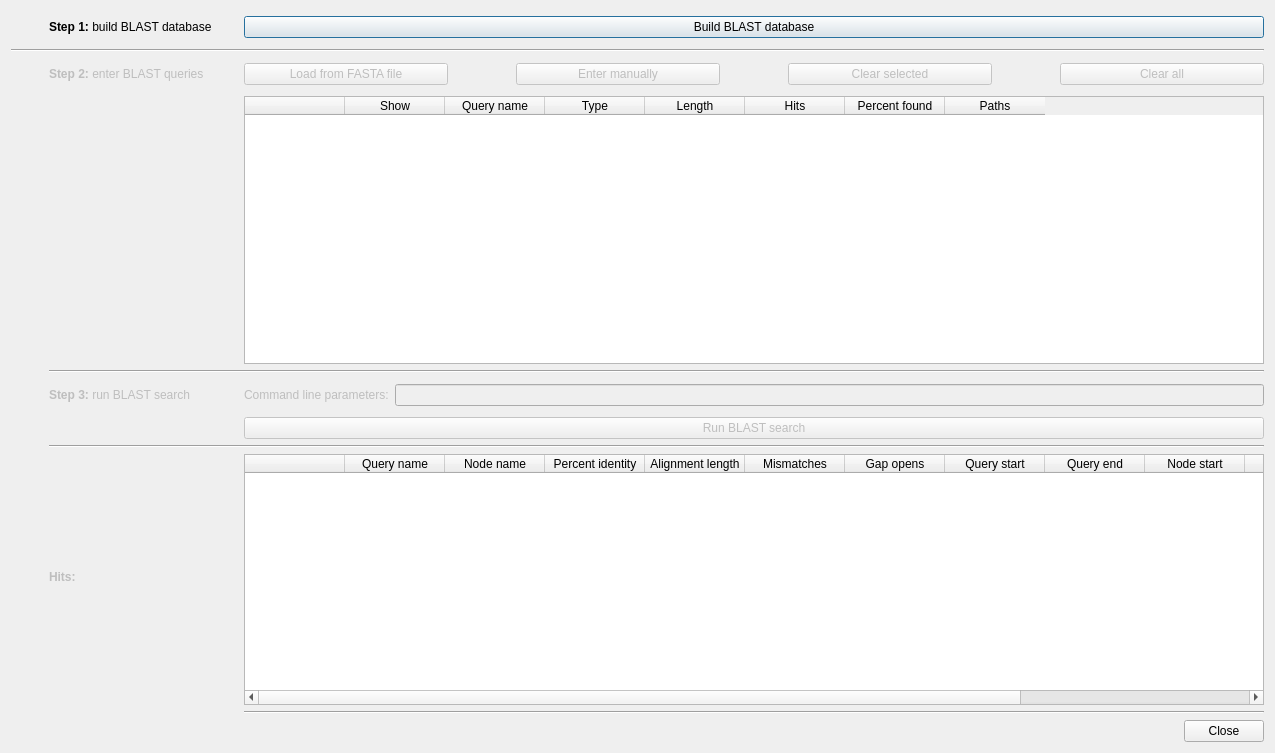
<?xml version="1.0" encoding="UTF-8"?>
<ui version="4.0">
 <class>BlastSearchDialog</class>
 <widget class="QDialog" name="BlastSearchDialog">
  <property name="geometry">
   <rect>
    <x>0</x>
    <y>0</y>
    <width>1275</width>
    <height>753</height>
   </rect>
  </property>
  <property name="windowTitle">
   <string>Load BLAST results</string>
  </property>
  <layout class="QGridLayout" name="gridLayout_2">
   <item row="0" column="3">
    <widget class="QWidget" name="widget_3" native="true">
     <layout class="QHBoxLayout" name="horizontalLayout">
      <property name="leftMargin">
       <number>0</number>
      </property>
      <property name="topMargin">
       <number>0</number>
      </property>
      <property name="rightMargin">
       <number>0</number>
      </property>
      <property name="bottomMargin">
       <number>0</number>
      </property>
      <item>
       <widget class="QPushButton" name="buildBlastDatabaseButton">
        <property name="sizePolicy">
         <sizepolicy hsizetype="Expanding" vsizetype="Fixed">
          <horstretch>0</horstretch>
          <verstretch>0</verstretch>
         </sizepolicy>
        </property>
        <property name="text">
         <string>Build BLAST database</string>
        </property>
       </widget>
      </item>
     </layout>
    </widget>
   </item>
   <item row="3" column="3">
    <widget class="QWidget" name="widget_6" native="true">
     <layout class="QHBoxLayout" name="horizontalLayout_4">
      <property name="leftMargin">
       <number>0</number>
      </property>
      <property name="topMargin">
       <number>0</number>
      </property>
      <property name="rightMargin">
       <number>0</number>
      </property>
      <property name="bottomMargin">
       <number>0</number>
      </property>
      <item>
       <widget class="QPushButton" name="loadQueriesFromFastaButton">
        <property name="enabled">
         <bool>false</bool>
        </property>
        <property name="sizePolicy">
         <sizepolicy hsizetype="Expanding" vsizetype="Fixed">
          <horstretch>0</horstretch>
          <verstretch>0</verstretch>
         </sizepolicy>
        </property>
        <property name="text">
         <string>Load from FASTA file</string>
        </property>
       </widget>
      </item>
      <item>
       <spacer name="horizontalSpacer_7">
        <property name="orientation">
         <enum>Qt::Horizontal</enum>
        </property>
        <property name="sizeType">
         <enum>QSizePolicy::Fixed</enum>
        </property>
        <property name="sizeHint" stdset="0">
         <size>
          <width>40</width>
          <height>20</height>
         </size>
        </property>
       </spacer>
      </item>
      <item>
       <widget class="InfoTextWidget" name="enterQueryManuallyInfoText" native="true">
        <property name="sizePolicy">
         <sizepolicy hsizetype="Fixed" vsizetype="Fixed">
          <horstretch>0</horstretch>
          <verstretch>0</verstretch>
         </sizepolicy>
        </property>
        <property name="minimumSize">
         <size>
          <width>16</width>
          <height>16</height>
         </size>
        </property>
       </widget>
      </item>
      <item>
       <widget class="QPushButton" name="enterQueryManuallyButton">
        <property name="enabled">
         <bool>false</bool>
        </property>
        <property name="sizePolicy">
         <sizepolicy hsizetype="Expanding" vsizetype="Fixed">
          <horstretch>0</horstretch>
          <verstretch>0</verstretch>
         </sizepolicy>
        </property>
        <property name="text">
         <string>Enter manually</string>
        </property>
       </widget>
      </item>
      <item>
       <spacer name="horizontalSpacer_9">
        <property name="orientation">
         <enum>Qt::Horizontal</enum>
        </property>
        <property name="sizeType">
         <enum>QSizePolicy::Fixed</enum>
        </property>
        <property name="sizeHint" stdset="0">
         <size>
          <width>40</width>
          <height>20</height>
         </size>
        </property>
       </spacer>
      </item>
      <item>
       <widget class="InfoTextWidget" name="clearSelectedQueriesInfoText" native="true">
        <property name="sizePolicy">
         <sizepolicy hsizetype="Fixed" vsizetype="Fixed">
          <horstretch>0</horstretch>
          <verstretch>0</verstretch>
         </sizepolicy>
        </property>
        <property name="minimumSize">
         <size>
          <width>16</width>
          <height>16</height>
         </size>
        </property>
       </widget>
      </item>
      <item>
       <widget class="QPushButton" name="clearSelectedQueriesButton">
        <property name="enabled">
         <bool>false</bool>
        </property>
        <property name="sizePolicy">
         <sizepolicy hsizetype="Expanding" vsizetype="Fixed">
          <horstretch>0</horstretch>
          <verstretch>0</verstretch>
         </sizepolicy>
        </property>
        <property name="text">
         <string>Clear selected</string>
        </property>
       </widget>
      </item>
      <item>
       <spacer name="horizontalSpacer_8">
        <property name="orientation">
         <enum>Qt::Horizontal</enum>
        </property>
        <property name="sizeType">
         <enum>QSizePolicy::Fixed</enum>
        </property>
        <property name="sizeHint" stdset="0">
         <size>
          <width>40</width>
          <height>20</height>
         </size>
        </property>
       </spacer>
      </item>
      <item>
       <widget class="InfoTextWidget" name="clearAllQueriesInfoText" native="true">
        <property name="sizePolicy">
         <sizepolicy hsizetype="Fixed" vsizetype="Fixed">
          <horstretch>0</horstretch>
          <verstretch>0</verstretch>
         </sizepolicy>
        </property>
        <property name="minimumSize">
         <size>
          <width>16</width>
          <height>16</height>
         </size>
        </property>
       </widget>
      </item>
      <item>
       <widget class="QPushButton" name="clearAllQueriesButton">
        <property name="enabled">
         <bool>false</bool>
        </property>
        <property name="sizePolicy">
         <sizepolicy hsizetype="Expanding" vsizetype="Fixed">
          <horstretch>0</horstretch>
          <verstretch>0</verstretch>
         </sizepolicy>
        </property>
        <property name="text">
         <string>Clear all</string>
        </property>
       </widget>
      </item>
     </layout>
    </widget>
   </item>
   <item row="7" column="3">
    <widget class="QWidget" name="widget_4" native="true">
     <layout class="QHBoxLayout" name="horizontalLayout_2">
      <property name="leftMargin">
       <number>0</number>
      </property>
      <property name="topMargin">
       <number>0</number>
      </property>
      <property name="rightMargin">
       <number>0</number>
      </property>
      <property name="bottomMargin">
       <number>0</number>
      </property>
      <item>
       <widget class="QLabel" name="parametersLabel">
        <property name="enabled">
         <bool>false</bool>
        </property>
        <property name="text">
         <string>Command line parameters:</string>
        </property>
       </widget>
      </item>
      <item>
       <widget class="QLineEdit" name="parametersLineEdit">
        <property name="enabled">
         <bool>false</bool>
        </property>
       </widget>
      </item>
     </layout>
    </widget>
   </item>
   <item row="8" column="3">
    <widget class="QWidget" name="widget_5" native="true">
     <layout class="QHBoxLayout" name="horizontalLayout_3">
      <property name="leftMargin">
       <number>0</number>
      </property>
      <property name="topMargin">
       <number>0</number>
      </property>
      <property name="rightMargin">
       <number>0</number>
      </property>
      <property name="bottomMargin">
       <number>0</number>
      </property>
      <item>
       <widget class="QPushButton" name="runBlastSearchButton">
        <property name="enabled">
         <bool>false</bool>
        </property>
        <property name="sizePolicy">
         <sizepolicy hsizetype="Expanding" vsizetype="Fixed">
          <horstretch>0</horstretch>
          <verstretch>0</verstretch>
         </sizepolicy>
        </property>
        <property name="text">
         <string>Run BLAST search</string>
        </property>
       </widget>
      </item>
     </layout>
    </widget>
   </item>
   <item row="0" column="2">
    <widget class="InfoTextWidget" name="buildBlastDatabaseInfoText" native="true">
     <property name="sizePolicy">
      <sizepolicy hsizetype="Fixed" vsizetype="Fixed">
       <horstretch>0</horstretch>
       <verstretch>0</verstretch>
      </sizepolicy>
     </property>
     <property name="minimumSize">
      <size>
       <width>16</width>
       <height>16</height>
      </size>
     </property>
    </widget>
   </item>
   <item row="11" column="1">
    <widget class="QLabel" name="hitsLabel">
     <property name="enabled">
      <bool>false</bool>
     </property>
     <property name="font">
      <font>
       <weight>75</weight>
       <bold>true</bold>
      </font>
     </property>
     <property name="text">
      <string>Hits:</string>
     </property>
    </widget>
   </item>
   <item row="7" column="1">
    <widget class="QLabel" name="step3Label">
     <property name="enabled">
      <bool>false</bool>
     </property>
     <property name="text">
      <string>&lt;html&gt;&lt;head/&gt;&lt;body&gt;&lt;p&gt;&lt;span style=&quot; font-weight:600;&quot;&gt;Step 3:&lt;/span&gt; run BLAST search&lt;/p&gt;&lt;/body&gt;&lt;/html&gt;</string>
     </property>
    </widget>
   </item>
   <item row="15" column="3">
    <widget class="QDialogButtonBox" name="buttonBox">
     <property name="orientation">
      <enum>Qt::Horizontal</enum>
     </property>
     <property name="standardButtons">
      <set>QDialogButtonBox::Close</set>
     </property>
    </widget>
   </item>
   <item row="6" column="1" colspan="3">
    <widget class="Line" name="line_2">
     <property name="orientation">
      <enum>Qt::Horizontal</enum>
     </property>
    </widget>
   </item>
   <item row="10" column="1" colspan="3">
    <widget class="Line" name="line_4">
     <property name="orientation">
      <enum>Qt::Horizontal</enum>
     </property>
    </widget>
   </item>
   <item row="3" column="0">
    <widget class="QLabel" name="step2TickLabel">
     <property name="sizePolicy">
      <sizepolicy hsizetype="Fixed" vsizetype="Fixed">
       <horstretch>0</horstretch>
       <verstretch>0</verstretch>
      </sizepolicy>
     </property>
     <property name="minimumSize">
      <size>
       <width>32</width>
       <height>32</height>
      </size>
     </property>
     <property name="text">
      <string/>
     </property>
     <property name="scaledContents">
      <bool>true</bool>
     </property>
    </widget>
   </item>
   <item row="14" column="3">
    <widget class="Line" name="line">
     <property name="orientation">
      <enum>Qt::Horizontal</enum>
     </property>
    </widget>
   </item>
   <item row="3" column="1">
    <widget class="QLabel" name="step2Label">
     <property name="enabled">
      <bool>false</bool>
     </property>
     <property name="text">
      <string>&lt;html&gt;&lt;head/&gt;&lt;body&gt;&lt;p&gt;&lt;span style=&quot; font-weight:600;&quot;&gt;Step 2: &lt;/span&gt;enter BLAST queries&lt;/p&gt;&lt;/body&gt;&lt;/html&gt;</string>
     </property>
    </widget>
   </item>
   <item row="0" column="0">
    <widget class="QLabel" name="step1TickLabel">
     <property name="sizePolicy">
      <sizepolicy hsizetype="Fixed" vsizetype="Fixed">
       <horstretch>0</horstretch>
       <verstretch>0</verstretch>
      </sizepolicy>
     </property>
     <property name="minimumSize">
      <size>
       <width>32</width>
       <height>32</height>
      </size>
     </property>
     <property name="text">
      <string/>
     </property>
     <property name="scaledContents">
      <bool>true</bool>
     </property>
    </widget>
   </item>
   <item row="0" column="1">
    <widget class="QLabel" name="step1Label">
     <property name="font">
      <font>
       <weight>50</weight>
       <bold>false</bold>
      </font>
     </property>
     <property name="text">
      <string>&lt;html&gt;&lt;head/&gt;&lt;body&gt;&lt;p&gt;&lt;span style=&quot; font-weight:600;&quot;&gt;Step 1: &lt;/span&gt;build BLAST database&lt;/p&gt;&lt;/body&gt;&lt;/html&gt;</string>
     </property>
    </widget>
   </item>
   <item row="1" column="0" colspan="4">
    <widget class="Line" name="line_3">
     <property name="orientation">
      <enum>Qt::Horizontal</enum>
     </property>
    </widget>
   </item>
   <item row="7" column="0">
    <widget class="QLabel" name="step3TickLabel">
     <property name="sizePolicy">
      <sizepolicy hsizetype="Fixed" vsizetype="Fixed">
       <horstretch>0</horstretch>
       <verstretch>0</verstretch>
      </sizepolicy>
     </property>
     <property name="minimumSize">
      <size>
       <width>32</width>
       <height>32</height>
      </size>
     </property>
     <property name="text">
      <string/>
     </property>
     <property name="scaledContents">
      <bool>true</bool>
     </property>
    </widget>
   </item>
   <item row="7" column="2">
    <widget class="InfoTextWidget" name="parametersInfoText" native="true">
     <property name="sizePolicy">
      <sizepolicy hsizetype="Fixed" vsizetype="Fixed">
       <horstretch>0</horstretch>
       <verstretch>0</verstretch>
      </sizepolicy>
     </property>
     <property name="minimumSize">
      <size>
       <width>16</width>
       <height>16</height>
      </size>
     </property>
    </widget>
   </item>
   <item row="3" column="2">
    <widget class="InfoTextWidget" name="loadQueriesFromFastaInfoText" native="true">
     <property name="sizePolicy">
      <sizepolicy hsizetype="Fixed" vsizetype="Fixed">
       <horstretch>0</horstretch>
       <verstretch>0</verstretch>
      </sizepolicy>
     </property>
     <property name="minimumSize">
      <size>
       <width>16</width>
       <height>16</height>
      </size>
     </property>
    </widget>
   </item>
   <item row="4" column="2">
    <widget class="InfoTextWidget" name="blastQueriesTableInfoText" native="true">
     <property name="sizePolicy">
      <sizepolicy hsizetype="Fixed" vsizetype="Fixed">
       <horstretch>0</horstretch>
       <verstretch>0</verstretch>
      </sizepolicy>
     </property>
     <property name="minimumSize">
      <size>
       <width>16</width>
       <height>16</height>
      </size>
     </property>
    </widget>
   </item>
   <item row="8" column="2">
    <widget class="InfoTextWidget" name="startBlastSearchInfoText" native="true">
     <property name="sizePolicy">
      <sizepolicy hsizetype="Fixed" vsizetype="Fixed">
       <horstretch>0</horstretch>
       <verstretch>0</verstretch>
      </sizepolicy>
     </property>
     <property name="minimumSize">
      <size>
       <width>16</width>
       <height>16</height>
      </size>
     </property>
    </widget>
   </item>
   <item row="11" column="3" rowspan="2">
    <widget class="MyTableWidget" name="blastHitsTableWidget">
     <column>
      <property name="text">
       <string/>
      </property>
     </column>
     <column>
      <property name="text">
       <string>Query name</string>
      </property>
     </column>
     <column>
      <property name="text">
       <string>Node name</string>
      </property>
     </column>
     <column>
      <property name="text">
       <string>Percent identity</string>
      </property>
     </column>
     <column>
      <property name="text">
       <string>Alignment length</string>
      </property>
     </column>
     <column>
      <property name="text">
       <string>Mismatches</string>
      </property>
     </column>
     <column>
      <property name="text">
       <string>Gap opens</string>
      </property>
     </column>
     <column>
      <property name="text">
       <string>Query start</string>
      </property>
     </column>
     <column>
      <property name="text">
       <string>Query end</string>
      </property>
     </column>
     <column>
      <property name="text">
       <string>Node start</string>
      </property>
     </column>
     <column>
      <property name="text">
       <string>Node end</string>
      </property>
     </column>
     <column>
      <property name="text">
       <string>E-value</string>
      </property>
     </column>
     <column>
      <property name="text">
       <string>Bit score</string>
      </property>
     </column>
    </widget>
   </item>
   <item row="5" column="2">
    <spacer name="verticalSpacer">
     <property name="orientation">
      <enum>Qt::Vertical</enum>
     </property>
     <property name="sizeHint" stdset="0">
      <size>
       <width>20</width>
       <height>40</height>
      </size>
     </property>
    </spacer>
   </item>
   <item row="4" column="3" rowspan="2">
    <widget class="MyTableWidget" name="blastQueriesTableWidget">
     <column>
      <property name="text">
       <string/>
      </property>
     </column>
     <column>
      <property name="text">
       <string>Show</string>
      </property>
     </column>
     <column>
      <property name="text">
       <string>Query name</string>
      </property>
     </column>
     <column>
      <property name="text">
       <string>Type</string>
      </property>
     </column>
     <column>
      <property name="text">
       <string>Length</string>
      </property>
     </column>
     <column>
      <property name="text">
       <string>Hits</string>
      </property>
     </column>
     <column>
      <property name="text">
       <string>Percent found</string>
      </property>
     </column>
     <column>
      <property name="text">
       <string>Paths</string>
      </property>
     </column>
    </widget>
   </item>
   <item row="11" column="2">
    <spacer name="verticalSpacer_2">
     <property name="orientation">
      <enum>Qt::Vertical</enum>
     </property>
     <property name="sizeHint" stdset="0">
      <size>
       <width>20</width>
       <height>40</height>
      </size>
     </property>
    </spacer>
   </item>
  </layout>
 </widget>
 <customwidgets>
  <customwidget>
   <class>InfoTextWidget</class>
   <extends>QWidget</extends>
   <header>infotextwidget.h</header>
   <container>1</container>
  </customwidget>
  <customwidget>
   <class>MyTableWidget</class>
   <extends>QTableWidget</extends>
   <header>mytablewidget.h</header>
  </customwidget>
 </customwidgets>
 <tabstops>
  <tabstop>buildBlastDatabaseButton</tabstop>
  <tabstop>loadQueriesFromFastaButton</tabstop>
  <tabstop>enterQueryManuallyButton</tabstop>
  <tabstop>clearSelectedQueriesButton</tabstop>
  <tabstop>clearAllQueriesButton</tabstop>
  <tabstop>blastQueriesTableWidget</tabstop>
  <tabstop>parametersLineEdit</tabstop>
  <tabstop>runBlastSearchButton</tabstop>
  <tabstop>blastHitsTableWidget</tabstop>
 </tabstops>
 <resources/>
 <connections>
  <connection>
   <sender>buttonBox</sender>
   <signal>rejected()</signal>
   <receiver>BlastSearchDialog</receiver>
   <slot>reject()</slot>
   <hints>
    <hint type="sourcelabel">
     <x>603</x>
     <y>748</y>
    </hint>
    <hint type="destinationlabel">
     <x>286</x>
     <y>274</y>
    </hint>
   </hints>
  </connection>
  <connection>
   <sender>buttonBox</sender>
   <signal>accepted()</signal>
   <receiver>BlastSearchDialog</receiver>
   <slot>accept()</slot>
   <hints>
    <hint type="sourcelabel">
     <x>535</x>
     <y>748</y>
    </hint>
    <hint type="destinationlabel">
     <x>157</x>
     <y>274</y>
    </hint>
   </hints>
  </connection>
 </connections>
</ui>
